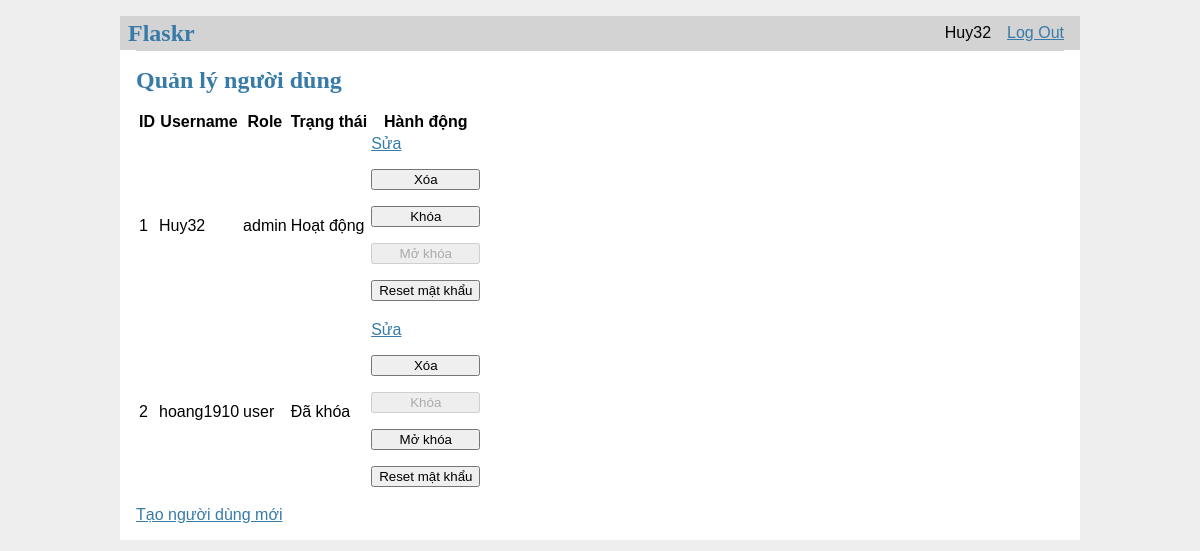
The app's page /admin/users (signed in) with its own data.
### tables this page shows
CREATE TABLE user (
    id INTEGER PRIMARY KEY AUTOINCREMENT,
    username TEXT UNIQUE NOT NULL,
    password TEXT NOT NULL,
    role TEXT NOT NULL DEFAULT 'user',
    is_blocked INTEGER NOT NULL DEFAULT 0 
);

### flaskr/admin.py (the view)
@bp.route('/users')
@login_required
def users():
    if g.user['role'] != 'admin':
        return redirect(url_for('index'))
    db = get_db()
    users = db.execute('SELECT * FROM user').fetchall()
    return render_template('admin/users.html', users=users)

### flaskr/auth.py (called while the page is built)
@bp.before_app_request
def load_logged_in_user():
    user_id = session.get('user_id')
    if user_id is None:
        g.user = None
    else:
        user = get_db().execute(
            'SELECT * FROM user WHERE id = ?', (user_id,)
        ).fetchone()
        if user:
            user_dict = dict(user)
            is_blocked = user_dict.get('is_blocked')
            if is_blocked is not None and bool(is_blocked):
                g.user = None
                flash('Tài khoản của bạn đã bị khóa.')
                session.clear()
            else:
                g.user = user
        else:
            g.user = None

def login_required(view):
    @functools.wraps(view)
    def wrapped_view(**kwargs):
        if g.user is None:
            return redirect(url_for('auth.login'))
        return view(**kwargs)
    return wrapped_view

### flaskr/db.py (called while the page is built)
def get_db():
    if 'db' not in g:
        g.db = sqlite3.connect(
            current_app.config['DATABASE'],
            detect_types=sqlite3.PARSE_DECLTYPES
        )
        g.db.row_factory = sqlite3.Row
    return g.db

### flaskr/templates/admin/users.html
{% extends 'base.html' %}
{% block content %}
<h1>Quản lý người dùng</h1>
<table>
    <thead>
        <tr>
            <th>ID</th>
            <th>Username</th>
            <th>Role</th>
            <th>Trạng thái</th>
            <th>Hành động</th>
        </tr>
    </thead>
    <tbody>
        {% for user in users %}
        <tr>
            <td>{{ user.id }}</td>  <td>{{ user.username }}</td> <td>{{ user.role }}</td> <td>{% if user.is_blocked %}Đã khóa{% else %}Hoạt động{% endif %}</td> <td>
                <a href="{{ url_for('admin.update_user', id=user.id) }}">Sửa</a> <form method="POST" action="{{ url_for('admin.delete_user', id=user.id) }}">  <button type="submit">Xóa</button>
                </form>
                <form method="POST" action="{{ url_for('admin.block_user', id=user.id) }}">  <button type="submit" {% if user.is_blocked %}disabled{% endif %}>Khóa</button>
                </form>
                <form method="POST" action="{{ url_for('admin.unblock_user', id=user.id) }}">  <button type="submit" {% if not user.is_blocked %}disabled{% endif %}>Mở khóa</button>
                </form>
                <form method="POST" action="{{ url_for('admin.reset_password', id=user.id) }}">  <button type="submit">Reset mật khẩu</button>
                </form>
            </td>
        </tr>
        {% endfor %}
    </tbody>
</table>
<a href="{{ url_for('admin.create_user') }}">Tạo người dùng mới</a>
{% endblock %}

### flaskr/templates/base.html (shortened to what this page needs)
<!doctype html>
<link rel="stylesheet" href="{{ url_for('static', filename='style.css') }}">
<nav>
    <h1>Flaskr</h1>
    <ul>
        {% if g.user %}
            <li><span>{{ g.user['username'] }}</span>
            <li><a href="{{ url_for('auth.logout') }}">Log Out</a>
        {% else %}
            <li><a href="{{ url_for('auth.register') }}">Register</a>
            <li><a href="{{ url_for('auth.login') }}">Log In</a>
        {% endif %}
    </ul>
</nav>
<section class="content">
    <header>
    </header>
    {% block content %}{% endblock %}
</section>

### flaskr/static/style.css (style rules this page uses)
h1 { font-family: serif; color: #377ba8; margin: 1rem 0; }
a { color: #377ba8; }
nav { background: lightgray; display: flex; align-items: center; padding: 0 0.5rem; }
nav h1 { flex: auto; margin: 0; }
nav ul { display: flex; list-style: none; margin: 0; padding: 0; }
nav ul li a, nav ul li span, header .action { display: block; padding: 0.5rem; }
.content { padding: 0 1rem 1rem; }
.content > header { border-bottom: 1px solid lightgray; display: flex; align-items: flex-end; }
.content:last-child { margin-bottom: 0; }
.content form { margin: 1em 0; display: flex; flex-direction: column; }

### records on screen
user: user.username "Huy32", id "1", username "Huy32", role "admin", is_blocked "Hoạt động"
user: id "2", username "hoang1910", role "user", is_blocked "Đã khóa"
